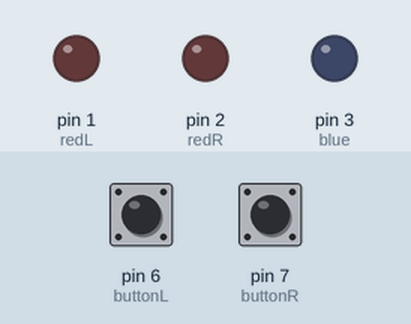
Recording of a sketch running on a simulated Arduino Uno, built with avr-gcc and run on an emulated ATmega328P. On the bench: output pins drawn as LEDs (lit = HIGH). The test bench sets the inputs (shaded band); at power-on: pin 6 (buttonL) LOW, pin 7 (buttonR) LOW.

Above: at 1.2 s.
1.3 s: pin 6 (buttonL) pulled HIGH for 0.15 s
At 1.37 s:
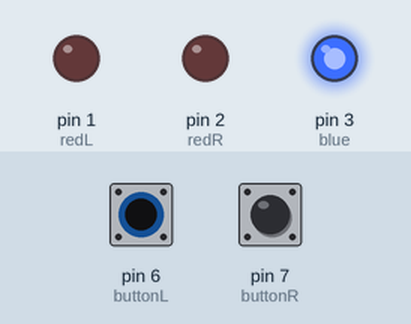
2.9 s: pin 6 (buttonL) pulled HIGH for 3.2 s
At 6.8 s:
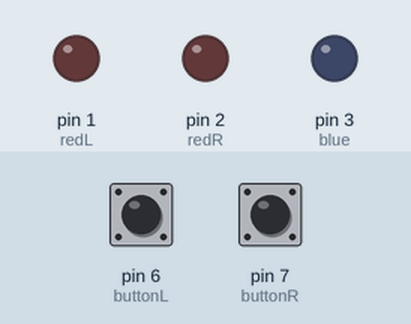
7.6 s: pin 7 (buttonR) pulled HIGH for 3.2 s
At 8.0 s:
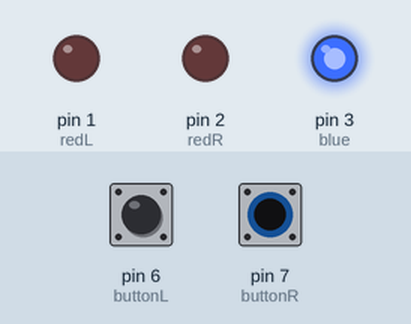
Timing chart, 0 to 12.3 s (numbered marks = the images above; inputs shaded):
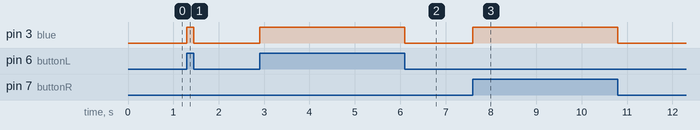

Measured:
- after the input at 1.3 s, pin 3 (blue): LOW → HIGH at once, → LOW 0.15 s later
- after the input at 2.9 s, pin 3 (blue): LOW → HIGH at once, → LOW 3.2 s later
- after the input at 7.6 s, pin 3 (blue): LOW → HIGH at once, → LOW 3.2 s later

The sketch:

OR.ino
```cpp
// Documentation: https://www.craft.do/s/PF6TEUm9T52wUE

int buttonL = 6;
int buttonR = 7;

int redL = 1;
int redR = 2;
int blue = 3;

void setup() {
  // put your setup code here, to run once:
  pinMode(buttonL, INPUT);
  pinMode(buttonR, INPUT);

  pinMode(redL, OUTPUT);
  pinMode(redR, OUTPUT);
  pinMode(blue, OUTPUT);

}

void loop() {
  // put your main code here, to run repeatedly:
  if (digitalRead(buttonR) == HIGH || digitalRead(buttonL) == HIGH) {
    digitalWrite(blue, HIGH);
  } else {
    digitalWrite(blue, LOW);
  }
}
```
